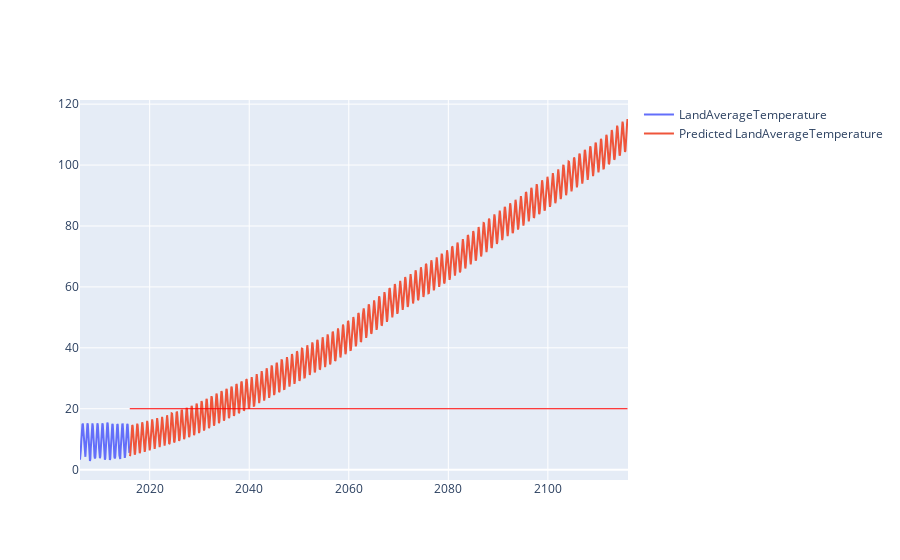

Write notebook code for a chart like this one.
### Code cell
# 把pred的每个行向量拼接起来，得到一个列向量
import numpy as np
#pred = np.concatenate(pred,axis=0)
# 生成对应的时间序列，从2016-01-01开始，到2116-01-01结束
dt = pd.date_range('2016-01-01','2116-01-01',freq='MS')
# 使用plotly可视化预测未来100年的温度
import plotly.graph_objects as go
fig = go.Figure()
fig.add_trace(go.Scatter(x=df['dt'][-120:], y=df['LandAverageTemperature'][-120:], name='LandAverageTemperature'))
fig.add_trace(go.Scatter(x=dt, y=pred, name='Predicted LandAverageTemperature'))
# 增加一根水平线，表示温度为20度
fig.add_shape(type="line", x0=dt[0], y0=20, x1=dt[-1], y1=20, line=dict(color="Red", width=1))
fig.show()
